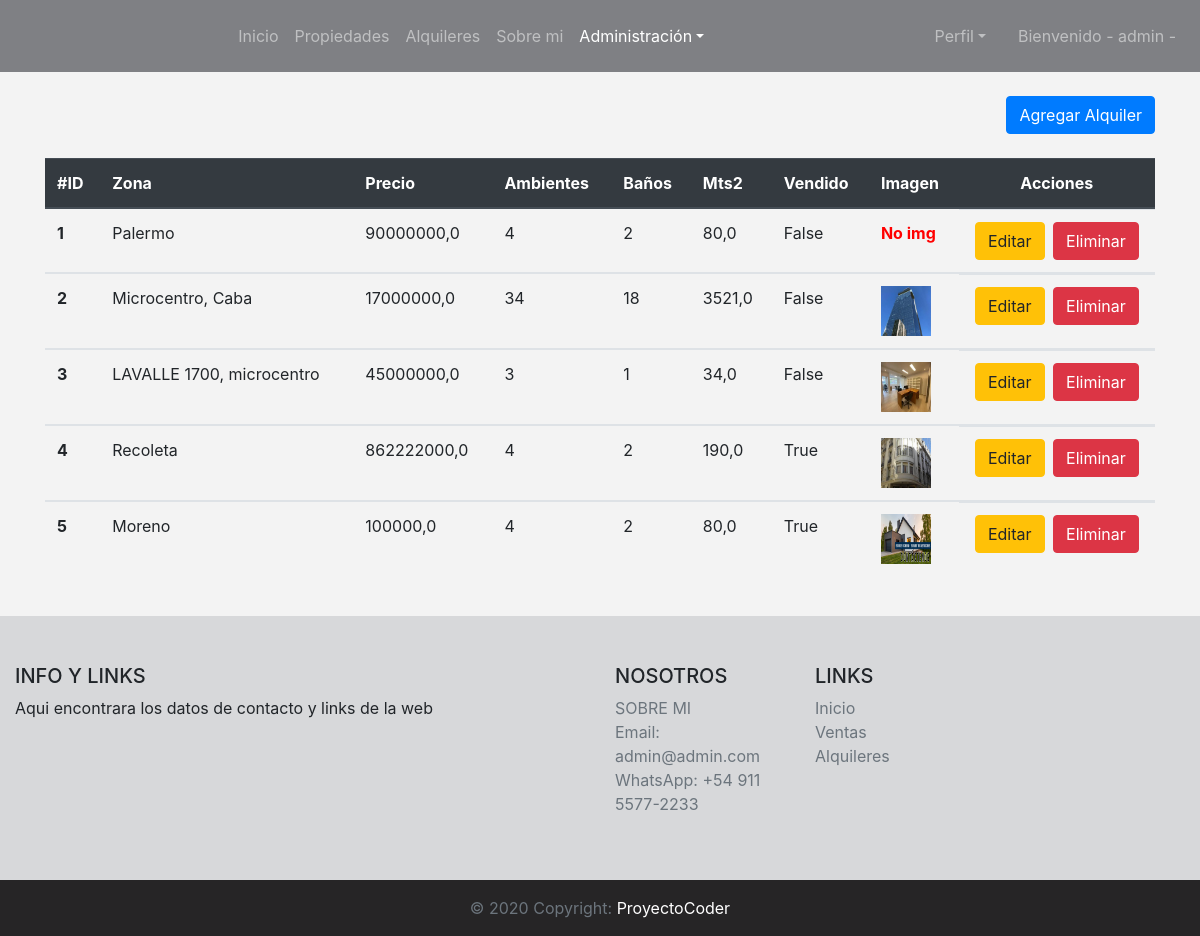
Page /rentals/crud-rental/ (signed in) on the committed database.
### rentals/models.py (models this page shows, shortened)
class Rental(models.Model):
    title = models.CharField(max_length=50, verbose_name='Titulo')
    zone = models.CharField(max_length=35, verbose_name='Zona')
    description = models.CharField(max_length=300)
    price = models.FloatField(verbose_name='Precio')
    environments = models.IntegerField(verbose_name='Ambientes')
    toilets = models.IntegerField(verbose_name='Baños')
    area = models.FloatField()
    sold = models.BooleanField(verbose_name='Alquilado')
    rental_image = models.ImageField(upload_to='rentals_image', null=True, blank=True, verbose_name='Imagen')
    class Meta:
        verbose_name = 'Alquiler'
        verbose_name_plural = 'Alquileres'

### rentals/views.py (the view)
# urls.py: path('crud-rental/', crud_rentals, name='crud_rental'),
@staff_member_required
def crud_rentals(request):
    if 'search' in request.GET:
        search = request.GET['search']
        rentals = Rental.objects.filter(title__icontains=search)
    else:
        rentals = Rental.objects.all()
    context = {
        'rentals': rentals,
    }
    return render(request, 'rentals/crud_rental.html', context=context)

### templates/rentals/crud_rental.html (shortened to what this page needs)
{% extends 'base.html' %}
{% block crud %}
<li class="nav-item dropdown active">
{% endblock %}
{% block content %}
<br>
<div class="container">
    <div class="text-right">
        <a href="/rentals/create-rental" class="btn btn-primary text-right">Agregar Alquiler</a>
    </div>
    <br>
    <table class="table">
        <thead class="thead-dark">
            <tr>
                <th scope="col">#ID</th>
                <th scope="col">Zona</th>
                <th scope="col">Precio</th>
                <th scope="col">Ambientes</th>
                <th scope="col">Baños</th>
                <th scope="col">Mts2</th>
                <th scope="col">Vendido</th>
                <th scope="col">Imagen</th>
                <th scope="col" class="text-center">Acciones</th>
            </tr>
        </thead>
        {% for rental in rentals %}
        <tbody>
            <tr>
                <th scope="row">{{rental.id}}</th>
                <td>{{rental.zone}}</td>
                <td>{{rental.price}}</td>
                <td>{{rental.environments}}</td>
                <td>{{rental.toilets}}</td>
                <td>{{rental.area}}</td>
                <td>{{rental.sold}}</td>
                {% if rental.rental_image.url != '' %}
                    <td><img src="{{rental.rental_image.url}}" width="50" height="50" alt=""></td>
                {% else %}
                    <td class="font-weight-bold" style="color: red;">No img</td>
                {% endif %}
                <td class="d-flex justify-content-around"><a href="/rentals/update-rental/{{rental.pk}}/" class="btn btn-warning">Editar</a><a href="/rentals/delete-rental/{{rental.pk}}/" class="btn btn-danger">Eliminar</a></td>
            </tr>
        </tbody>
        {% endfor %}
    </table>
</div>
{% endblock %}

### templates/base.html (shortened to what this page needs)
<!DOCTYPE html>
<html lang="en">
<head>
    <link rel="stylesheet" href="https://cdn.jsdelivr.net/npm/bootstrap@4.6.2/dist/css/bootstrap.min.css">
</head>
<body style="background-color: #f3f3f3;">
    <header>
        <nav class="navbar navbar-expand-lg navbar-dark" style="background-color: #7f8084;">
            <div class="collapse navbar-collapse text-center" id="navbarSupportedContent">
                <div class="navbar-nav ml-auto mr-auto mt-2 mb-2">
                        <a class="nav-link" href="/">Inicio</a>
                        <a class="nav-link" href="/sales/list-sale/">Propiedades</a>
                        <a class="nav-link" href="/rentals/list-rental/">Alquileres</a>
                        <a class="nav-link" href="/about/">Sobre mi</a>
                    {% if request.user.is_authenticated %}
                        {% if request.user.is_superuser %}
                            {% block crud %}{% endblock %}
                                <a class="nav-link dropdown-toggle" href="#" role="button" data-toggle="dropdown" aria-expanded="false">Administración</a>
                            </li>
                        {% endif %}
                    {% endif %}
                </div>
                {% if request.user.is_authenticated %}
                <div class="navbar-nav">
                    <li class="nav-item dropdown">
                        <a class="nav-link dropdown-toggle mr-2" href="#" role="button" data-toggle="dropdown" aria-expanded="false">Perfil</a>
                    </li>
                <div>
                <div class="navbar-nav d-none d-lg-block">
                    <li class="nav-item">
                        <a class="nav-link ml-2" href="#">Bienvenido - {{request.user}} -</a>
                    </li>
                </div>
                {% endif %}
            </div>
        </nav>
    </header>
{% block content %}
{% endblock %}
<footer class="page-footer font-small blue pt-4">
    <div class="container-fluid text-center text-md-left" style="background-color: #d7d8da;">
      <br>
      <br>
      <div class="row">
        <div class="col-md-6 mt-md-0 mt-3">
          <h5 class="text-uppercase">Info y Links</h5>
          <p>Aqui encontrara los datos de contacto y links de la web</p>
        </div>
        <div class="col-md-2 mb-md-0 mb-3">
          <h5 class="text-uppercase">Nosotros</h5>
          <ul class="list-unstyled">
            <li>
              <a href="/about/" class="text-muted">SOBRE MI</a>
            </li>
            <li>
              <a href="mailto:admin@admin.com" class="text-muted">Email: admin@admin.com</a>
            </li>
            <li>
              <a href="https://wa.me/1153742335/?text=Hola!" class="text-muted">WhatsApp: +54 911 5577-2233</a>
            </li>
          </ul>
        </div>
        <div class="col-md-2 mb-md-0 mb-3">
          <h5 class="text-uppercase">Links</h5>
          <ul class="list-unstyled">
            <li>
              <a href="/" class="text-muted">Inicio</a>
            </li>
            <li>
              <a href="/sales/list-sale/" class="text-muted">Ventas</a>
            </li>
            <li>
              <a href="/rentals/list-rental/" class="text-muted">Alquileres</a>
            </li>
          </ul>
        </div>
      </div>
      <br>
      <br>
    </div>
    <div class="footer-copyright text-center py-3 text-white text-muted" style="background-color: #262526;">© 2020 Copyright:
      <a href="/" class="text-white"> ProyectoCoder</a>
    </div>
  </footer>
</body>
</html>

### rows in the picture
Rental: id "1", zone "Palermo", price "90000000,0", environments "4", toilets "2", area "80,0", sold "False", rental_image "No img"
Rental: id "2", zone "Microcentro, Caba", price "17000000,0", environments "34", toilets "18", area "3521,0", sold "False", rental_image (picture)
Rental: id "3", zone "LAVALLE 1700, microcentro", price "45000000,0", environments "3", toilets "1", area "34,0", sold "False", rental_image (picture)
Rental: id "4", zone "Recoleta", price "862222000,0", environments "4", toilets "2", area "190,0", sold "True", rental_image (picture)
Rental: id "5", zone "Moreno", price "100000,0", environments "4", toilets "2", area "80,0", sold "True", rental_image (picture)

### other values in the picture
{{ request.user }} "admin"
